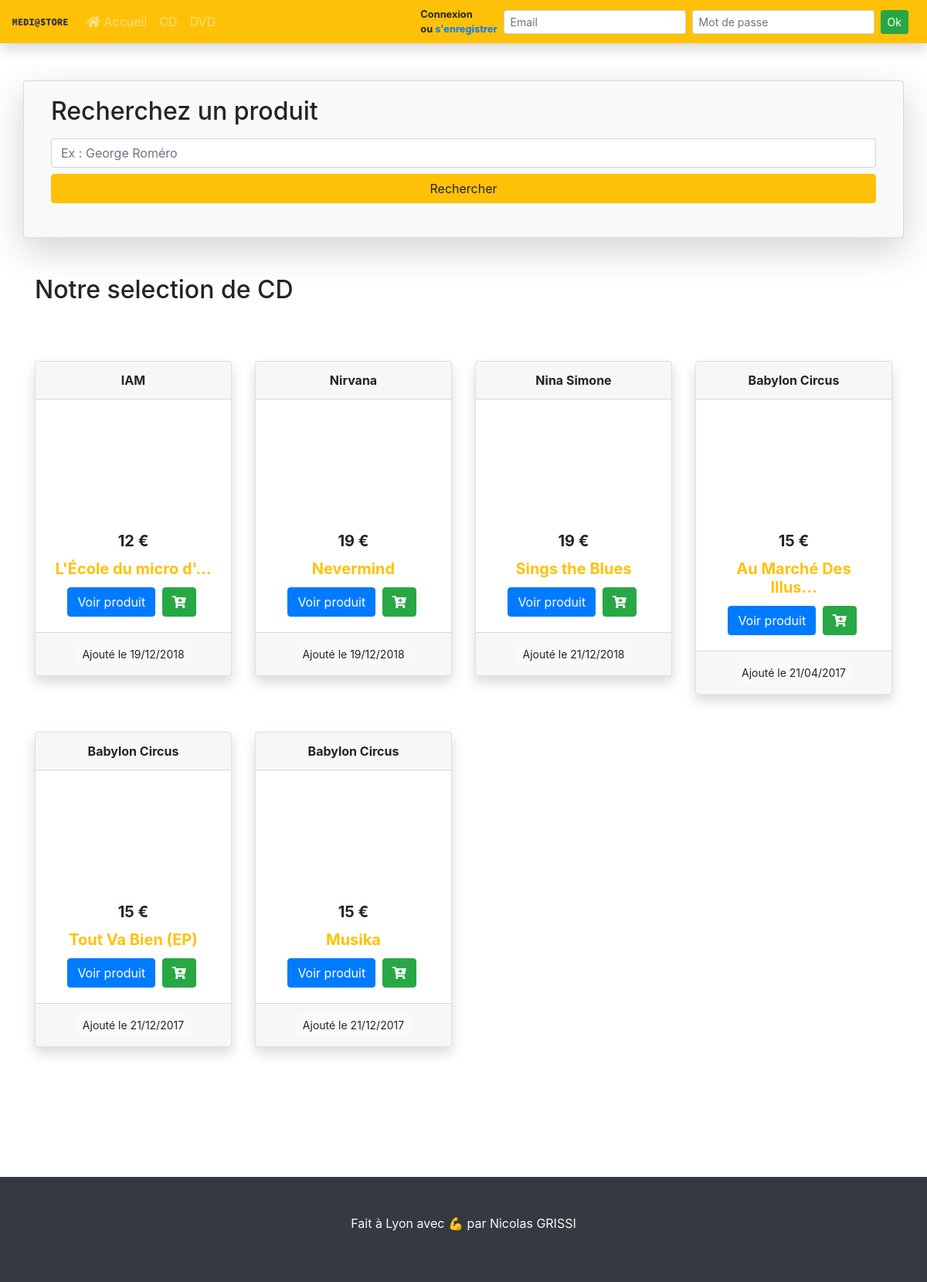
The app's page /index.php?page=products&categorie=1 with its own data.
### tables this page shows
CREATE TABLE IF NOT EXISTS `products` (
  `id_product` int(11) NOT NULL AUTO_INCREMENT,
  `state_product` int(11) NOT NULL,
  `name_product` varchar(255) NOT NULL,
  `description_product` text NOT NULL,
  `categorie_product` tinyint(255) NOT NULL,
  `price_product` int(11) NOT NULL,
  `added_product` datetime(6) NOT NULL,
  `editiondate_product` date NOT NULL,
  `editor_product` varchar(255) NOT NULL,
  `author_product` varchar(255) NOT NULL,
  `url_product` varchar(500) DEFAULT 'https://via.placeholder.com/300 ',
  PRIMARY KEY (`id_product`)
);

### functions.php (called while the page is built, shortened)
<?php
$prod = new product(database::$bdd);
if (isset($_GET['categorie'])) {
    if ($_GET['categorie'] == 0) {
        $categorie = "Autre";
    } elseif ($_GET['categorie'] == 1) {
        $categorie = "CD";
    } elseif ($_GET['categorie'] == 2) {
        $categorie = "DVD";
    }
}
function tronque($chaine, $longueur = 120)
{
    if (empty ($chaine)) {
        return "";
    } elseif (strlen($chaine) < $longueur) {
        return $chaine;
    } else {
        return substr($chaine, 0, $longueur) . "...";
    }
}

### classes/product.class.php (called while the page is built, shortened)
<?php
class product
{
    private $_db;
    public function __construct($db)
    {
        $this->_db = $db ;
    }
    public function getProducts($cat)
    {
        $res = $this->_db->query('SELECT *  , DATE_FORMAT(added_product, "%e/%m/%Y") dateadd FROM mediastore.products WHERE categorie_product = '.$cat );
        return $res;
    }
}

### templates/front/products.php (the view, shortened to what this page needs)
<?php
include "./templates/front/_nav.php";
?>
<div class="container py-5">
    <div class="row">
        <?php
        include_once "_search.php";
        ?>
    </div>
    <div class="row">
        <div class="col">
            <?php echo " <p class=\"h2 my-5\">Notre selection de " . $categorie . "</p>"; ?>
        </div>
    </div>
    <div class="row">
        <?php
        $res = $prod->getProducts($cat);
        while ($prods = $res->fetch(PDO::FETCH_ASSOC)) {
            echo '<div class="col-sm-3 my-4">
                <div class="card text-center shadow">
                    <div class="card-header font-weight-bold">
                       ' . tronque($prods["author_product"], 20) . '
                    </div>
                    <a href="?page=product&product=' . $prods['id_product'] . "&categorie=" . $prods["categorie_product"] . '" >
                        <img class="card-img-top" src="' . PATH_RACINE_CONFIG . '/assets/img/thumb.png" width="253" height="151" alt="Card image cap" style="background-size: cover;background-image: url(' . $prods["url_product"] . '); ">
                    </a>
                    <div class="card-body">
                        <h5 class="card-title font-weight-bold ">' . $prods['price_product'] . ' €</h5>
                        <h5 class="card-title text-warning font-weight-bold">' . tronque($prods['name_product'], 20) . '</h5>
                        <a href="?page=product&product=' . $prods['id_product'] . '&categorie=' . $prods['categorie_product'] . '" class="btn btn-primary mr-1">Voir produit</a>
                        <a href="?page=' . $_GET['page'] . '&categorie=' . $_GET['categorie'] . '&addcart=' . $prods['id_product'] . '" class="btn btn-success mr-1"><i class="fas fa-cart-plus"></i></a>
                    </div>
                    <div class="card-footer text-muted">
                        <div class="btn btn-sm btn-light ">Ajouté le ' . $prods['dateadd'] . '</div>
                    </div>
                </div>
            </div>';
        }
        ?>
    </div>
</div>

### templates/_header.php (shortened to what this page needs)
<!doctype html>
<html lang="fr">
<head>
    <link rel="stylesheet" href="<?php echo PATH_RACINE_CONFIG ?>/assets/vendor/css/bootstrap.min.css">
    <link rel="stylesheet" href="https://use.fontawesome.com/releases/v5.6.1/css/all.css">
</head>
<body>

### templates/front/_nav.php (shortened to what this page needs)
<?php
if (!empty($_SESSION['user'])) {
    $nav = "<div class=\"useraccount mx-4 \"><a href=\"index.php?page=profile&guid=" . $_SESSION['user']['guid_user'] . "\"><i class=\"fas fa-user\"></i> " . $_SESSION['user']['firstname_user'] . "</a></div>
            <div class=\"useraccount mx-2 \"><a href=\"index.php?page=orders\"> <button class=\"btn btn-sm btn-primary my-2 my-sm-0\"><i class=\"fas fa-shopping-cart\"></i>  Panier</button></a></div>
            <form class=\"form-inline my-2 my-lg-0\" action='index.php' method='POST'>
                <input class=\"form-control mr-sm-2\" type=\"number\" name=\"deconnexion\" hidden value='1' >
                <button class=\"btn btn-sm btn-danger my-2 my-sm-0\" type=\"submit\">Deconnexion</button>
            </form>";
} else {
    $nav = "<form class=\"form-inline my-2 mx-2 my-lg-0\" method='POST' action='index.php'>
                <small class=\"mx-2 font-weight-bold\">Connexion <br> ou <a href=\"?page=subscribe&reg=2\">s'enregistrer</a></small>
                <input class=\"form-control form-control-sm mr-sm-2\" type=\"text\" name=\"connexionemail\" placeholder=\"Email\" included >
                <input class=\"form-control form-control-sm mr-sm-2\" type=\"password\" name=\"connexionpass\" placeholder=\"Mot de passe\" included >
                <button class=\"btn btn-sm btn-success my-2 my-sm-0\" type=\"submit\">Ok</button>
            </form>";
}
?>
    <nav class="navbar navbar-expand-lg navbar-dark bg-warning shadow">
        <a class="navbar-brand" href="?page=products&categorie=2">
            <img src="<?php echo PATH_RACINE_CONFIG ?>/assets/img/logo.svg" alt=""></a>
        <div class="collapse navbar-collapse" id="navbarSupportedContent">
            <ul class="navbar-nav mr-auto">
                <li class="nav-item">
                    <a class="nav-link" href="index.php?page=home"><i class="fas fa-home"></i> Accueil</a>
                </li>
                <li class="nav-item">
                    <a class="nav-link" href="index.php?page=products&categorie=1">CD</a>
                </li>
                <li class="nav-item">
                    <a class="nav-link" href="index.php?page=products&categorie=2">DVD</a>
                </li>
            </ul>
            <?php
            echo $nav;
            ?>
        </div>
    </nav>

### index.php (shortened to what this page needs)
<?php
include __DIR__ . "/functions.php";
include __DIR__ . "/templates/_header.php";
if (isset($_GET["page"])) {
    require __DIR__ . "/templates/front/" . $_GET["page"] . ".php";
} else {
    require __DIR__ . "/templates/front/home.php";
}
require __DIR__ . "/templates/_footer.php";

### templates/front/_search.php
<div class="card col-sm-12 bg-light  shadow-lg">
    <div class="card-body ">
        <form class="mb-4" action="index.php" method="GET">
            <div class="form-group">
                <p class="h2 mb-3">Recherchez un produit</p>
                <input type="text" class="form-control my-2" name="searchprods" id="exampleInputPassword1"
                       placeholder="Ex : George Roméro">
                <button type="submit" class="btn btn-warning btn-block">Rechercher</button>
            </div>
        </form>
    </div>
</div>

### templates/_footer.php (shortened to what this page needs)
<footer class="bg-dark">
    <div class="container py-5 " style="margin-top: 6rem;">
        <p class="text-light text-center">Fait à Lyon avec  💪 par Nicolas GRISSI</p>
    </div>
</footer>
</body>
</html>

### records on screen
products: author_product "IAM", price_product "12", name_product "L'École du micro d'...", dateadd "19/12/2018"
products: author_product "Nirvana", price_product "19", name_product "Nevermind", dateadd "19/12/2018"
products: author_product "Nina Simone", price_product "19", name_product "Sings the Blues", dateadd "21/12/2018"
products: author_product "Babylon Circus", price_product "15", name_product "Au Marché Des Illus...", dateadd "21/04/2017"
products: author_product "Babylon Circus", price_product "15", name_product "Tout Va Bien (EP)", dateadd "21/12/2017"
products: author_product "Babylon Circus", price_product "15", name_product "Musika", dateadd "21/12/2017"

### other values on screen
$categorie "CD"
